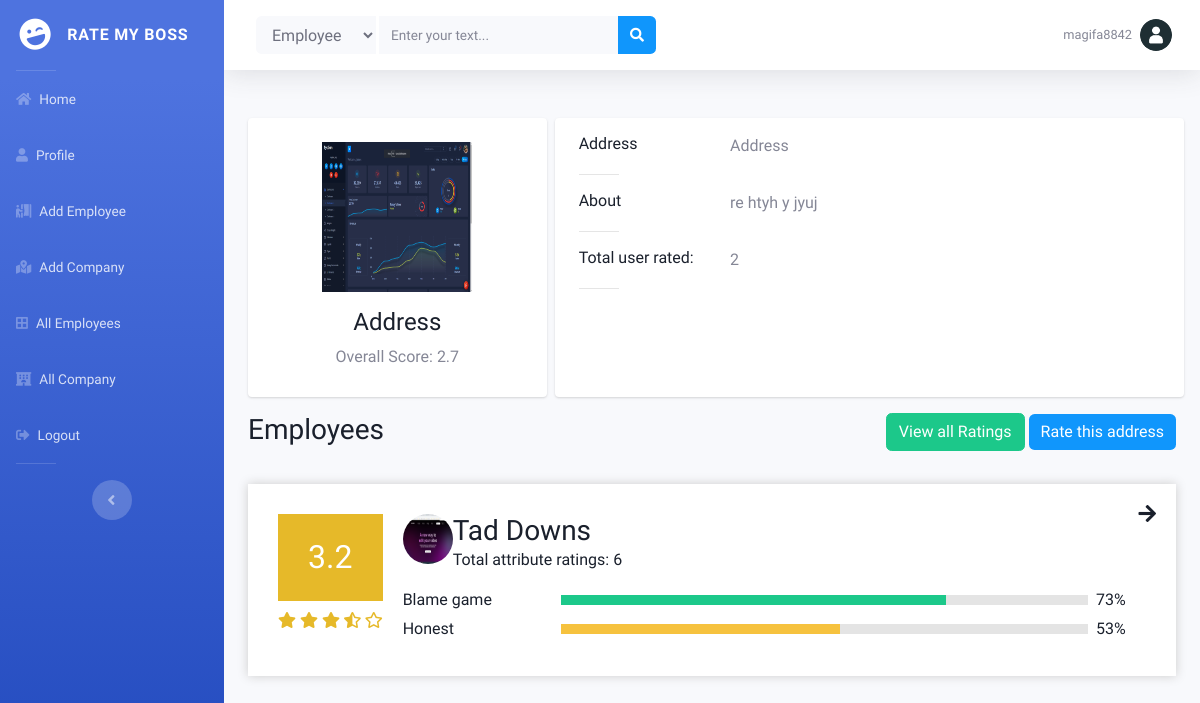
Page /address-employees/1/ (signed in) on the committed database.
### main/models.py (models this page shows, shortened)
class Company(models.Model):
    name = models.CharField(max_length=100)
    address = models.CharField(max_length=100)
    photo = models.ImageField(upload_to='images/', blank=True, null=True)
    about = models.TextField(blank=True, null=True)
    created_by = models.ForeignKey(User, on_delete=models.SET_NULL, null=True)
    created_at = models.DateTimeField(auto_now_add=True)
    updated_at = models.DateTimeField(auto_now=True)
    def get_average_rating(self):
        ratings = CompanyRating.objects.filter(company=self)
        if ratings:
            total = 0
            for rating in ratings:
                total += rating.rating
            return float("{:.1f}".format(total / len(ratings)))
        else:
            return 0
    def get_total_user_rated(self):
        ratings = CompanyRating.objects.filter(company=self)
        users = []
        for rating in ratings:
            if rating.user not in users:
                users.append(rating.user)
        return len(users)

class CompanyRating(models.Model):
    user = models.ForeignKey(User, on_delete=models.CASCADE)
    company = models.ForeignKey(Company, on_delete=models.CASCADE)
    attribute = models.CharField(max_length=100)
    rating = models.IntegerField()
    text = models.TextField(blank=True, null=True)
    is_default = models.BooleanField(default=False)
    created_at = models.DateTimeField(auto_now_add=True)
    updated_at = models.DateTimeField(auto_now=True)

class Employee(models.Model):
    EMPLOYEE_TYPE = (
        ('Boss', 'Boss'),
        ('Manager', 'Manager'),
        ('Employee', 'Employee'),
    )
    name = models.CharField(max_length=100)
    company = models.ForeignKey('Company', on_delete=models.SET_NULL, blank=True, null=True)
    employee_type = models.CharField(max_length=100, choices=EMPLOYEE_TYPE, default='Employee')
    email = models.CharField(max_length=100, blank=True, null=True)
    photo = models.ImageField(upload_to='images/', blank=True, null=True)
    about = models.TextField(blank=True, null=True)
    social_media_link = models.CharField(max_length=500, blank=True, null=True)
    created_by = models.ForeignKey(User, on_delete=models.SET_NULL, null=True)
    created_at = models.DateTimeField(auto_now_add=True)
    updated_at = models.DateTimeField(auto_now=True)
    def get_total_rating(self):
        ratings = EmployeeRating.objects.filter(employee=self)
        return len(ratings)
    def get_average_rating(self):
        ratings = EmployeeRating.objects.filter(employee=self)
        if ratings:
            total = 0
            for rating in ratings:
                total += rating.rating
            return float("{:.1f}".format(total / len(ratings)))
        else:
            return 0
    def get_star(self):
        average_rating = self.get_average_rating()
        stars = []
        for i in range(1, 6):
            if i <= average_rating:
                stars.append('fas fa-star')
            elif i - average_rating < 1:
                stars.append('fas fa-star-half-alt')
            else:
                stars.append('far fa-star')
        return stars
    def get_top_two_ratings(self):
        ratings = EmployeeRating.objects.filter(employee=self).order_by('-rating')
        if len(ratings) < 2:
            return ratings
        top_two = []
        top_two.append(ratings[0])
        top_two.append(ratings[len(ratings)-1])
        return top_two

class EmployeeRating(models.Model):
    user = models.ForeignKey(User, on_delete=models.CASCADE)
    employee = models.ForeignKey(Employee, on_delete=models.CASCADE)
    attribute = models.CharField(max_length=100)
    rating = models.IntegerField()
    text = models.TextField(blank=True, null=True)
    is_default = models.BooleanField(default=False)
    created_at = models.DateTimeField(auto_now_add=True)
    updated_at = models.DateTimeField(auto_now=True)
    def get_percentage(self):
        ratings = EmployeeRating.objects.filter(employee=self.employee, attribute=self.attribute)
        total = 0
        for rating in ratings:
            total += rating.rating
        return int((total / (len(ratings)*5)) * 100)

### main/views.py (the view)
# urls.py: path('address-employees/<int:address_id>/', views.address_employees, name='address_employees'),
def address_employees(request, address_id):
    address = Company.objects.get(id=address_id)
    employees = Employee.objects.filter(company=address)
    default_attributes = CompanyRating.objects.filter(is_default=True)
    context = {
        'address': address,
        'employees': employees,
        'default_attributes': default_attributes,
    }
    return render(request, 'main/address_employees.html', context)

### templates/main/address_employees.html (shortened to what this page needs)
{% extends "includes/base.html" %}
{% load static %}
{% block body %}
<link rel="stylesheet" href="{% static 'css/roommatedetails.css' %}">
<link rel="stylesheet" href="{% static 'css/search.css' %}">
<link rel="stylesheet" href="{% static 'css/addroommate.css' %}">
<div class="container my-5">
    <div class="row gutters-sm">
        <div class="col-md-4 mb-3">
            <div class="card">
                <div class="card-body">
                    <div class="d-flex flex-column align-items-center text-center py-2">
                        <img src="{% if address.photo %}{{ address.photo.url }}{% else %}{% static 'images/place.png' %}{% endif %}"
                            alt="img"
                             width="150" height="150">
                        <div class="mt-3">
                            <h4>
                                {{ address.address }}
                            </h4>
                            <p class="text-secondary mb-1">Overall Score:
                                {{address.get_average_rating}}
                            </p>
                        </div>
                    </div>
                </div>
            </div>
        </div>
        <div class="col-md-8 card mb-3">
            <div>
                <div class="card-body">
                    <div class="row">
                        <div class="col-sm-3">
                            <h6 class="mb-0">Address</h6>
                        </div>
                        <div class="col-sm-9 mb-0 text-secondary">
                            {{ address.address }}
                        </div>
                    </div>
                    <hr>
                    <div class="row">
                        <div class="col-sm-3">
                            <h6 class="mb-0">About</h6>
                        </div>
                        <div class="col-sm-9 mb-0 text-secondary">
                            {{ address.about }}
                        </div>
                    </div>
                    <hr>
                    <div class="row">
                        <div class="col-sm-3">
                            <h6 class="mb-0">Total user rated:</h6>
                        </div>
                        <div class="col-sm-9 mb-0 text-secondary">
                            {{ address.get_total_user_rated }}
                        </div>
                    </div>
                    <hr>
                </div>
            </div>
        </div>
    </div>
    <div class="d-flex justify-content-between">
        <h3>Employees</h3>
        <div>
            <a href="{% url "main:address" address.id %}" class="btn btn-success">View all Ratings</a>
            <button onclick="rateThis()" class="btn btn-primary">Rate this address</button>
        </div>
    </div>
    {% for roommate in employees %}
        <a href="{% url 'main:employee' roommate.id %}" style="text-decoration: none; color: inherit">
            <div class="search-main-div2">
                <i class="fas fa-arrow-right"></i>
                <div class="search-main-div">
                    <div class="div1">
                        <h2 class="p-4 div1-text fw-bold text-center">
                            {{roommate.get_average_rating}}
                        </h2>
                        {% for star in roommate.get_star %}
                            <i class="{{star}}" style="color: rgb(230, 185, 41);"></i>
                        {% endfor %}
                    </div>
                    <div class="div2">
                        <div class="d-flex">
                            <img src="{% if roommate.photo %}{{ roommate.photo.url }}{% else %}{% static 'images/user.png' %}{% endif %}"
                                alt="img"
                                class="rounded-circle" width="50" height="50">
                            <div class="ms-3">
                                <h3 class="mb-0 ms-1">
                                    {{roommate.name}}
                                </h3>
                                <div class="mb-3 ms-1">Total attribute ratings: {{roommate.get_total_rating}}</div>
                            </div>
                        </div>
                        {% for r in roommate.get_top_two_ratings %}
                        <div class="div2-maindiv">
                            <p class="fw-bold mb-0" style="width: 150px">
                                {{r.attribute}}
                            </p>
                            <div class="emtydiv">
                                <p class=" mb-0 h-100
                                {% if r.get_percentage < 30 %}
                                    bg-danger
                                {% elif r.get_percentage < 70 %}
                                    bg-warning
                                {% else %}
                                    bg-success
                                {% endif %}
                                " style="width:{{r.get_percentage}}%"></p>
                            </div>
                            <p class="fw-bold mb-0" style="width: 50px">
                                {{r.get_percentage}}%
                            </p>
                        </div>
                        {% endfor %}
                    </div>
                </div>
            </div>
        </a>
    {% endfor %}
</div>
{% endblock %}

### templates/includes/base.html (shortened to what this page needs)
{% load static %}
<!DOCTYPE html>
<html lang="en">
<head>
    <link href="https://cdnjs.cloudflare.com/ajax/libs/font-awesome/5.13.0/css/all.min.css" rel="stylesheet">
    <link rel="stylesheet" href="{% static "css/sb-admin-2.min.css" %}">
    <link rel="stylesheet" href="{% static "css/index.css" %}">
</head>
<body id="page-top">
    <div id="wrapper">
        <ul class="navbar-nav bg-gradient-primary sidebar sidebar-dark accordion toggled" id="accordionSidebar">
            <a class="sidebar-brand d-flex align-items-center justify-content-center" href="{% url "main:home" %}">
                <div class="sidebar-brand-icon rotate-n-15">
                    <i class="fas fa-laugh-wink"></i>
                </div>
                <div class="sidebar-brand-text mx-3">Rate My Boss</div>
            </a>
            <hr class="sidebar-divider my-0">
            <li class="nav-item">
                <a class="nav-link" href="{% url "main:home" %}">
                    <i class="fas fa-home"></i>
                    <span>Home</span></a>
            </li>
            <li class="nav-item">
                <a class="nav-link" href="{% url "account:profile" %}">
                    <i class="fas fa-user"></i>
                    <span>Profile</span>
                </a>
            </li>
            <li class="nav-item">
                <a class="nav-link" href="{% url "main:add_employee" %}">
                    <i class="fas fa-person-booth"></i>
                    <span>Add Employee</span>
                </a>
            </li>
            <li class="nav-item">
                <a class="nav-link" href="{% url "main:add_address" %}">
                    <i class="fas fa-map-marked-alt pe-2"></i>
                    <span>Add Company</span>
                </a>
            </li>
            <li class="nav-item">
                <a class="nav-link" href="{% url "main:all_employees" %}">
                    <i class="fas fa-border-all"></i>
                    <span>All Employees</span>
                </a>
            </li>
            <li class="nav-item">
                <a class="nav-link" href="{% url "main:all_addresses" %}">
                    <i class="fas fa-hotel"></i>
                    <span>All Company</span>
                </a>
            </li>
            <li class="nav-item">
                <a class="nav-link" href="{% url "account:logout" %}">
                    <i class="fas fa-sign-out-alt"></i>
                    <span>Logout</span>
                </a>
            </li>
            <hr class="sidebar-divider d-none d-md-block">
            <div class="text-center d-none d-md-inline">
                <button class="rounded-circle border-0" id="sidebarToggle"></button>
            </div>
        </ul>
        <div id="content-wrapper" class="d-flex flex-column">
            <div id="content">
                <nav class="navbar navbar-expand navbar-light bg-white topbar mb-0 static-top shadow">
                    <form action="{% url "main:search_employee" %}" method="GET"
                        class="nav-search-form d-none d-sm-inline-block form-inline mr-auto ml-md-3 my-2 my-md-0 mw-100 navbar-search">
                        <div class="input-group">
                            <select name="" class="select-style form-control bg-light border-0 small mr-1" style="min-width: 120px">
                                <option value="Employee">Employee</option>
                            </select>
                            <input type="text" class="form-control bg-light border-0 small" placeholder="Enter your text..."
                                aria-label="Search" aria-describedby="basic-addon2" name="q">
                            <div class="input-group-append">
                                <button class="btn btn-primary" type="submit">
                                    <i class="fas fa-search fa-sm"></i>
                                </button>
                            </div>
                        </div>
                    </form>
                    <ul class="navbar-nav ml-auto">
                        {% if user.is_authenticated %}
                        <li class="nav-item dropdown no-arrow">
                            <a class="nav-link dropdown-toggle" href="#" id="userDropdown" role="button"
                                data-toggle="dropdown" aria-haspopup="true" aria-expanded="false">
                                <span class="mr-2 d-none d-lg-inline text-gray-600 small">
                                    {{ user.username }}
                                </span>
                                {% if user_profile.profile_picture %}
                                    <img class="img-profile rounded-circle"
                                        src="{{ user_profile.profile_picture.url }}">
                                {% else %}
                                    <img class="img-profile rounded-circle"
                                        src="{% static "images/user.png" %}">
                                {% endif %}
                            </a>
                        </li>
                        {% else %}
                        <li class="nav-item mr-3">
                            <a class="btn btn-primary" href="{% url "account:login" %}" class="nav-link">Login</a>
                        </li>
                        {% endif %}
                    </ul>
                </nav>
                <div class="">
                    {% block body %}{% endblock %}
                </div>
            </div>
        </div>
    </div>
    </body>
</html>

### rows in the picture
Company: photo (picture), address "Address", get_average_rating "2.7", about "re htyh y jyuj", get_total_user_rated "2"
Employee: get_average_rating "3.2", photo (picture), name "Tad Downs", get_total_rating "6"
EmployeeRating: attribute "Blame game", get_percentage "73"
EmployeeRating: attribute "Honest", get_percentage "53"

### other values in the picture
{{ user.username }} "magifa8842"
